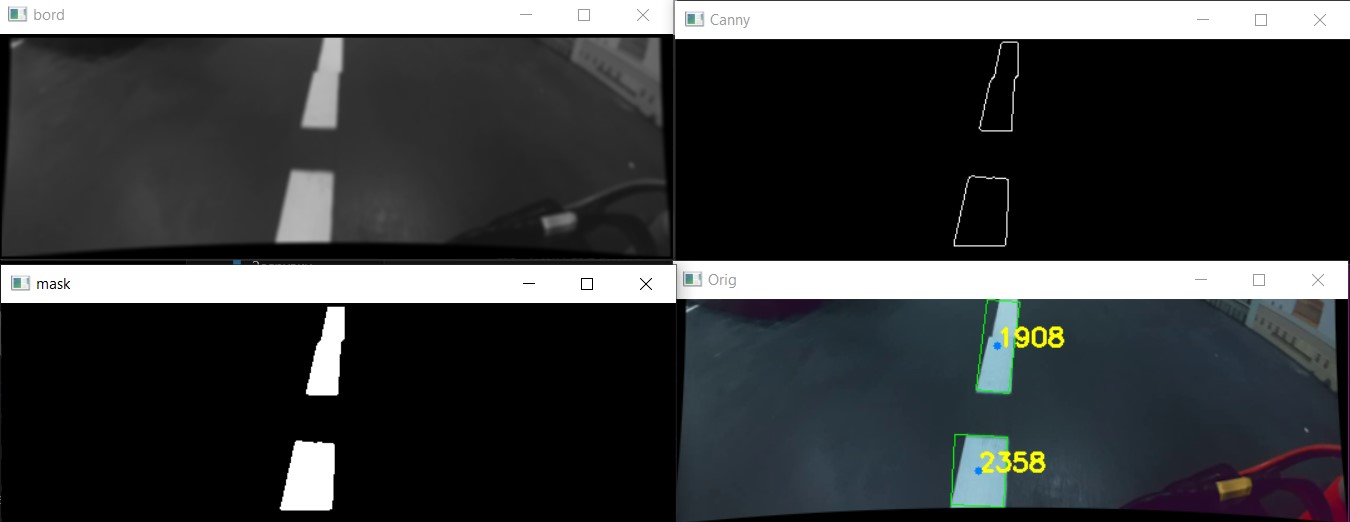
#> input picture road_lines.jpg, 1350 x 522 px, given in place of 1080.mp4, which was not available
$ python recog_lines_crop.py
#> lines starting #> are read from the running program, lines starting #| are printed output that depends on the picture; after the words box and inside, x2 and y2 are one past the last pixel; in counts of white or black regions, pixels touching at a corner belong together; pictures that were not available may be replaced by others from this repository, and a replacement may not be noted
import cv2
import numpy as np
import time

frame_width = 2592
frame_height = 1944
focal_length_mm = 0.87  # фокусное расстояние в мм
sensor_diagonal_mm = 4  # диагональ сенсора в мм
aspect_ratio = 4/3  # соотношение сторон кадра
sensor_width_mm = 3.39
sensor_height_mm = 2.54
pixel_width_mm = sensor_width_mm / frame_width
pixel_height_mm = sensor_height_mm / frame_height
f_x = focal_length_mm / pixel_width_mm
f_y = focal_length_mm / pixel_height_mm

c_x = 540 / 2
c_y = 320 / 2
camera_matrix = np.array([[f_x, 0, c_x],
                          [0, f_y, c_y],
                          [0, 0, 1]], dtype=np.float32)
k1 = -0.3  # Параметр радиального искажения
dist_coeffs = np.array([k1, 0, 0, 0, 0], dtype=np.float32)


def distor_corr(frame):
    h, w = frame.shape[:2]
    new_camera_matrix, roi = cv2.getOptimalNewCameraMatrix(
        camera_matrix, dist_coeffs, (w, h), 1, (w, h))
    undistorted_frame = cv2.undistort(
        frame, camera_matrix, dist_coeffs, None, new_camera_matrix)
    return undistorted_frame


# Open the video file
cap = cv2.VideoCapture('1080.mp4')

# Variable to control the pause state
is_paused = False
current_frame_index = 0


def read_frame(frame_index):
    cap.set(cv2.CAP_PROP_POS_FRAMES, frame_index)
    ret, frame = cap.read()
    return ret, frame

#######################


def process_frame(frame, edges):

    lines = cv2.HoughLinesP(edges, 1, 1*np.pi / 180,
                            threshold=30, minLineLength=50, maxLineGap=100)

    if lines is not None:
        for line in lines:
            x1, y1, x2, y2 = line[0]
            cv2.line(frame, (x1, y1), (x2, y2), (0, 0, 255), 1)

    return frame


def order_points(pts):
    # Сортировка по Y-координате (pts[:, 1]) сначала, затем по X-координате (pts[:, 0])
    sorted_pts = pts[np.lexsort((pts[:, 0], pts[:, 1]))]

    # Упорядочивание точек для образования прямоугольника
    rect = np.zeros((4, 2), dtype=pts.dtype)

    if sorted_pts[0, 0] < sorted_pts[1, 0]:
        rect[0] = sorted_pts[0]
        rect[1] = sorted_pts[1]
    else:
        rect[0] = sorted_pts[1]
        rect[1] = sorted_pts[0]

    if sorted_pts[2, 0] < sorted_pts[3, 0]:
        rect[2] = sorted_pts[3]
        rect[3] = sorted_pts[2]
    else:
        rect[2] = sorted_pts[2]
        rect[3] = sorted_pts[3]

    return rect

#########################


def crop_triangle(image, base_angle_deg):
    height, width = image.shape[:2]

    # Define the triangle vertices
    base_length = width  # Full width as the base of the triangle
    base_angle_rad = np.deg2rad(base_angle_deg)

    # Calculate triangle vertices
    vertices = np.array([
        [[0, height],                                      # Bottom-left corner
         # Bottom-right corner
         [width, height],
         [width//2 - int((width * np.tan(base_angle_rad))/2), 0],  # Top vertex
         [width//2 + int((width * np.tan(base_angle_rad))/2), 0]]  # Top vertex
    ])

    # Create a black mask with the same dimensions as the image
    mask = np.zeros((height, width), dtype=np.uint8)

    # Fill the triangle region in the mask with white (255)
    cv2.fillPoly(mask, vertices, 255)

    # Apply the mask to the image to extract the triangle region
    result = cv2.bitwise_and(image, image, mask=mask)

    return result


sk = 10
top, bottom, left, right = [sk, sk, sk, sk]  # толщина рамки

start_frame = 360  # 1000
end_frame = 3000
# Read the first frame at the start_frame index
current_frame_index = start_frame
ret, frame = read_frame(current_frame_index)
#> in read_frame, frame is the input picture: shape (522, 1350, 3); mean B, G, R 62.1, 60.9, 58.8
#> ret = True


while True:
    if not is_paused:
        # Read a frame from the video capture
        ret, frame = read_frame(current_frame_index)
        if not ret or current_frame_index > end_frame:
            break

        current_frame_index += 1
    else:
        key = cv2.waitKey(1) & 0xFF
        if key == ord('q'):
            break
        elif key == ord('p'):  # Pause/resume on 'p' key
            is_paused = not is_paused
        continue

    frame = cv2.resize(frame, (540, 360))
#> frame: shape (360, 540, 3)
    frame = distor_corr(frame)
#> in distor_corr, `undistorted_frame = cv2.undistort( frame, camera_matrix, dist_coeffs, ..`:
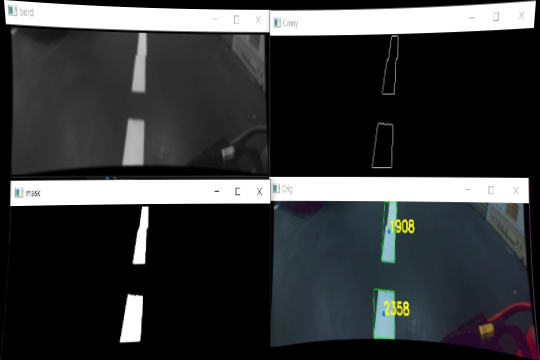
#> undistorted_frame: shape (360, 540, 3); mean B, G, R 57.6, 56.4, 54.6

    # frame[:int(frame.shape[0]*0.5), :] = 0
    frame = frame[int(frame.shape[0]*0.5):, :]
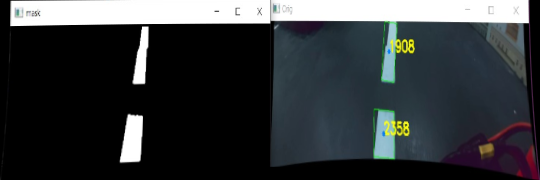
#> frame: shape (180, 540, 3); mean B, G, R 59.1, 56.6, 53
    # frame = frame[:, 300:frame.shape[1] - 300]
    # frame = crop_triangle(frame, 0.1)

    gray = cv2.cvtColor(frame, cv2.COLOR_BGR2GRAY)
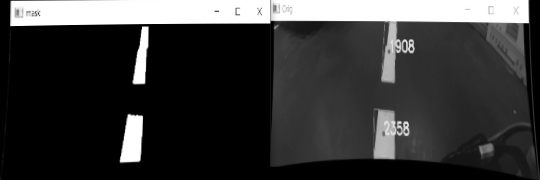
#> gray: shape (180, 540); min 0, max 255, mean 55.8
    blur = cv2.GaussianBlur(gray, (5, 5), 1.5)
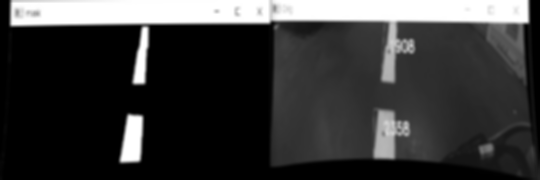
#> blur: shape (180, 540); min 0, max 255, mean 55.9
    # eqhist = cv2.equalizeHist(gray)

    # bord = cv2.copyMakeBorder(blur, 2*top, 2*bottom, 2*left, 2*right, cv2.BORDER_CONSTANT, value=[0,0,0])
    # bord = cv2.copyMakeBorder(bord, top, bottom, left, right, cv2.BORDER_CONSTANT, value=[255,255,255])
    bord = cv2.rectangle(
        blur, (1, 1), (frame.shape[1]-1, frame.shape[0]-1), (0, 0, 0), 2)

    mask = np.where(bord >= 144, 255, 0).astype(np.uint8)
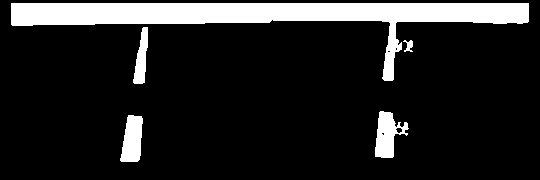
#> mask: shape (180, 540); 13.6% white; 5 white regions, box (x1, y1, x2, y2) and area: (11, 3, 529, 81) 10951, (375, 111, 409, 158) 893, (120, 115, 143, 162) 814, (133, 27, 148, 84) 514, (403, 40, 413, 52) 69

    edges = cv2.Canny(mask, 50, 150)
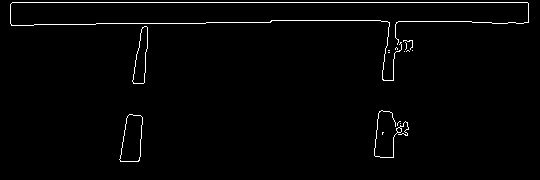
#> edges: shape (180, 540); 1.7% white in thin lines or dots, all inside (x1, y1, x2, y2) = (10, 2, 529, 162)

    # hough = process_frame(frame, edges)

    cnt_simple = []
    cnt_oi = []

    contours, _ = cv2.findContours(
        edges, cv2.RETR_EXTERNAL, cv2.CHAIN_APPROX_SIMPLE)
#> contours = 15 contours, 12 with area under 20; largest, box (x1, y1, x2, y2) and area: (119, 114, 143, 162) 806, (132, 26, 148, 84) 502, (374, 110, 409, 158) 24
    for i, cn in enumerate(contours):
        isOI = False
        # [27 lines of commented-out code are left out]

        rect = cv2.minAreaRect(cn)
        box = cv2.boxPoints(rect)
        box = np.int0(box)
        box = np.int0(order_points(box))

        cv2.drawContours(frame, [box], -1, (0, 255, 0), 1)
        area = cv2.contourArea(box)

        if 1000 < area:
            cX = 0
            cY = 0
            for i, p in enumerate(box):
                cX += p[0]
                cY += p[1]
                # cv2.putText(frame, f'{i}', p, cv2.FONT_HERSHEY_SIMPLEX, 0.67, (0, 0, 255), 2)
            cX = int(cX/len(box))
            cY = int(cY/len(box))
            cv2.putText(frame, f'{round(area)}', (cX, cY),
                        cv2.FONT_HERSHEY_SIMPLEX, 0.67, (0, 255, 255), 2)
            cv2.circle(frame, (cX, cY), 3, (255, 128, 0), -1)

            m_top = (box[0]+box[1])//2
            m_bott = (box[3]+box[2])//2

            # cv2.circle(frame, m_top, 4, (0,0,255), -1)
            # cv2.circle(frame, m_bott, 4, (0,0,255), -1)

            delta_x = m_top[0] - m_bott[0]
            delta_y = m_top[1] - m_bott[1]
            theta_rad = np.arctan2(delta_y, delta_x)
            theta_deg = -int(np.degrees(theta_rad))
            # cv2.putText(frame, f'{theta_deg}', (cX, cY), cv2.FONT_HERSHEY_SIMPLEX, 0.67, (0, 0, 255), 2)

            if area >= 16000:
                cv2.circle(frame, (cX, cY), 5, (0, 0, 255), -1)
                isOI = True
                cnt_oi.append((i, cX, cY, area, theta_deg, isOI))
            else:
                cnt_simple.append((i, cX, cY, area, theta_deg, isOI))
#> this loop made 15 passes
#> (isOI, box, sorted_pts in order_points, area, cX, cY, m_top, m_bott) on passes 5, 15: (False, [[377, 109], [409, 112], [404, 159], [373, 156]], [[377, 109], [409, 112], [373, 156], [404, 159]], 1494, 390, 134, [393, 110], [388, 157]), (True, [[10, 2], [528, 2], [528, 80], [10, 80]], [[10, 2], [528, 2], [10, 80], [528, 80]], 40404, 269, 41, [269, 2], [269, 80])
#> (isOI, box, sorted_pts in order_points, area) on passes 4, 13, 14: (False, [[126, 112], [146, 116], [138, 164], [118, 160]], [[126, 112], [146, 116], [118, 160], [138, 164]], 992), (False, [[403, 40], [412, 40], [412, 49], [403, 49]], [[403, 40], [412, 40], [403, 49], [412, 49]], 81), (False, [[137, 25], [149, 26], [143, 84], [131, 82]], [[137, 25], [149, 26], [131, 82], [143, 84]], 699)
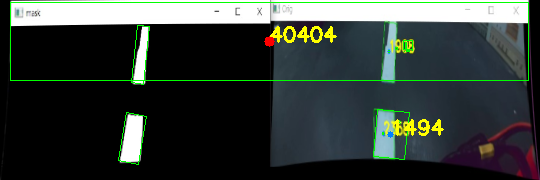
#> frame: shape (180, 540, 3); 2.78% of pixels changed, all inside (x1, y1, x2, y2) = (10, 2, 529, 165)
#> after the loop, cnt_oi = [(3, 269, 41, 40404, 90, True)]; cnt_simple = [(3, 390, 134, 1494, 83, False)]

    if len(cnt_oi) > 0:
        if len(cnt_oi) > 1:
            print('pizdec')
        else:
            if len(cnt_simple) > 0:
                oi_data = cnt_oi[0]
#> oi_data = (3, 269, 41, 40404, 90, True)
                mean_y = int(sum(cnt[2] for cnt in cnt_simple)/len(cnt_simple))
#> mean_y = 134
                if len(cnt_simple) >= 3:
                    if mean_y < oi_data[2]:
                        print('ПЕРЕКРЁСОК БУДЕТ')
                    elif mean_y > oi_data[2]:
                        print('ПЕРЕКРЁСОК БЫЛ')
                    else:
                        print('ERR че за хуйня')
                else:
                    print("ПОВОРОТ")  ##### СЛАБОЕ МЕСТО СРАЗУ ПОСЛЕ ПРОЕЗДА ПЕРЕХОДА (пизда логике)
            else:
                print('ПОВРОТ 100%')


        #

    # cv2.imshow('eq', eqhist)
    cv2.imshow('g', blur)
    cv2.imshow('Canny', edges)

    cv2.imshow('mask', mask)

    cv2.imshow('bord', bord)
    cv2.imshow('Orig', frame)
   # cv2.imshow('Lines', hough)

    time.sleep(0.1)
    # Handle key events
    key = cv2.waitKey(1) & 0xFF
#> (key q is pressed here)
    if key == ord('q'):
        break
    elif key == ord('p'):  # Pause/resume on 'p' key
        is_paused = not is_paused
    elif is_paused:
        if key == ord('n'):  # Move to next frame
            current_frame_index += 1
            ret, frame = read_frame(current_frame_index)
            if not ret:
                current_frame_index -= 1  # Stay at the last frame if end is reached
        elif key == ord('b'):  # Move to previous frame
            current_frame_index -= 1
            if current_frame_index < 0:
                current_frame_index = 0  # Stay at the first frame if beginning is reached
            ret, frame = read_frame(current_frame_index)

cap.release()
cv2.destroyAllWindows()

$ run again, on signs.jpg
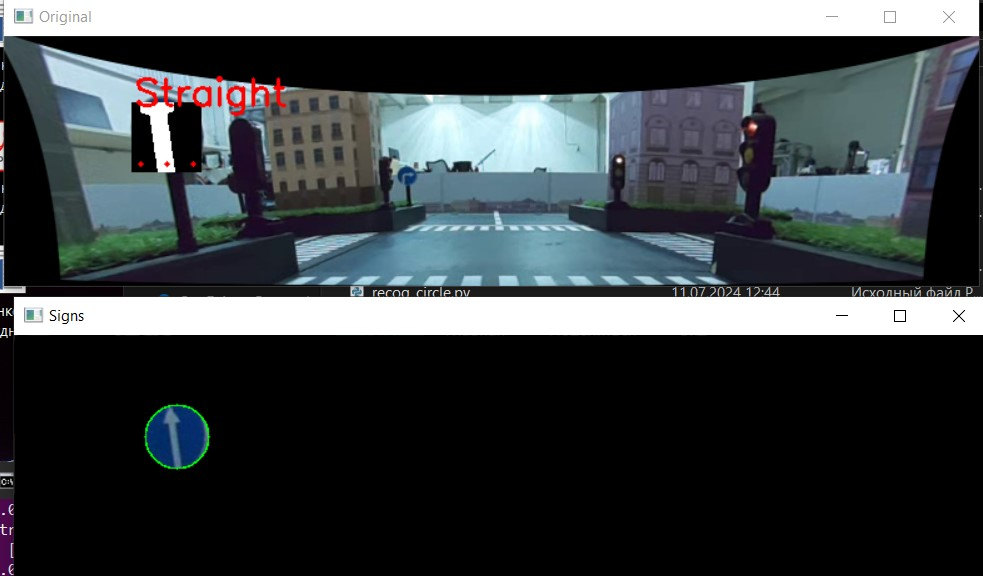
#> input picture signs.jpg, 983 x 576 px, given in place of 1080.mp4, which was not available
#> in read_frame, frame is the input picture: shape (576, 983, 3); mean B, G, R 71, 68.1, 62.5
#> ret = True
#> `mask = np.where(bord >= 144, 255, 0).astype(np.uint8)`:
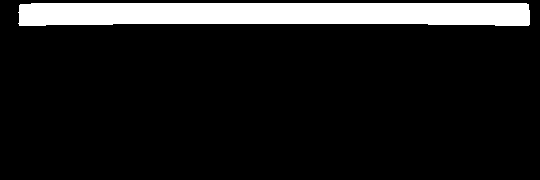
#> mask: shape (180, 540); 11.3% white; 1 white region, box (x1, y1, x2, y2) and area: (18, 3, 530, 26) 10968
#> edges: shape (180, 540); 1.1% white in thin lines or dots, all inside (x1, y1, x2, y2) = (18, 2, 530, 26)
#> contours = 1 contour; box (x1, y1, x2, y2) and area: (18, 2, 530, 26) 10966
#> the loop `for i, cn in enumerate(contours):` made 1 pass
#> (isOI, box, sorted_pts in order_points, area, cX, cY, m_top) on pass 1: (False, [[18, 2], [529, 2], [529, 25], [18, 25]], [[18, 2], [529, 2], [18, 25], [529, 25]], 11753, 273, 13, [273, 2])
#> after the loop `for i, cn in enumerate(contours):`:
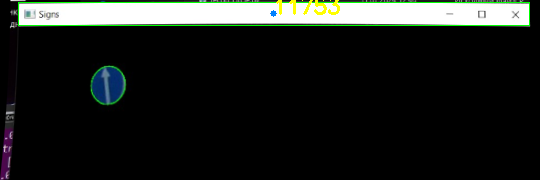
#> frame: shape (180, 540, 3); mean B, G, R 30, 33, 29.9
#> after the loop `for i, cn in enumerate(contours):`: cnt_oi = []; cnt_simple = [(3, 273, 13, 11753, 90, False)]

$ run again, on turn.jpg
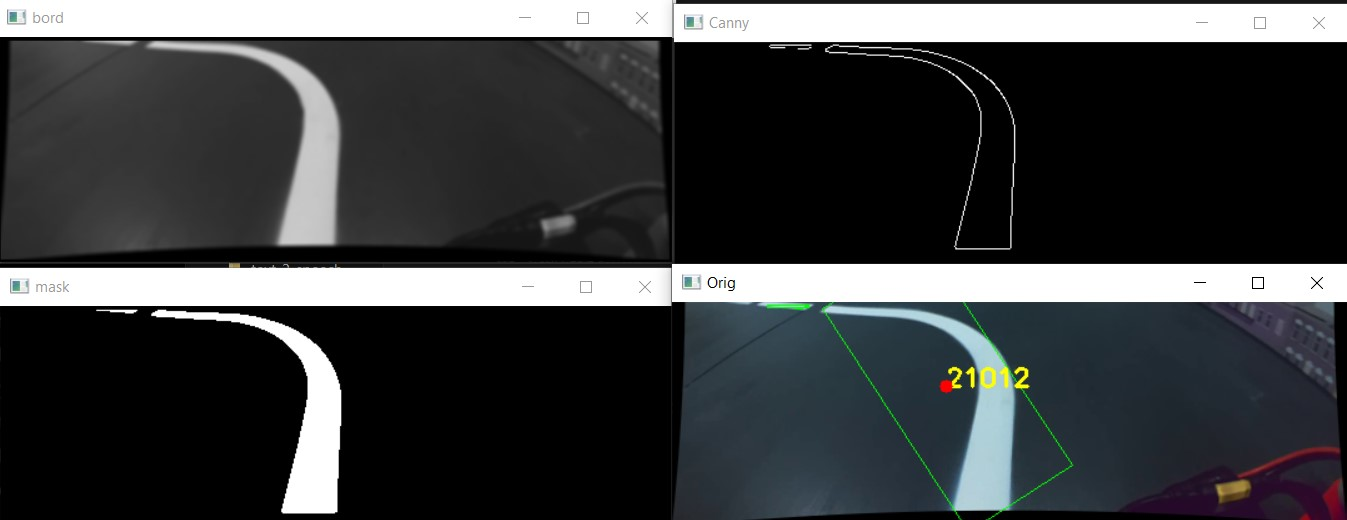
#> input picture turn.jpg, 1347 x 520 px, given in place of 1080.mp4, which was not available
#> in read_frame, frame is the input picture: shape (520, 1347, 3); mean B, G, R 65.5, 64, 61.9
#> ret = True
#> `mask = np.where(bord >= 144, 255, 0).astype(np.uint8)`:
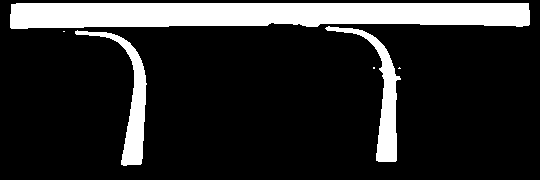
#> mask: shape (180, 540); 16.5% white; 6 white regions (3 under 20 px), largest, box (x1, y1, x2, y2) and area: (10, 3, 530, 29) 11877, (325, 26, 401, 162) 2080, (75, 30, 147, 166) 2058
#> edges: shape (180, 540); 1.9% white in thin lines or dots, all inside (x1, y1, x2, y2) = (9, 2, 530, 166)
#> contours = 5 contours, 2 with area under 20; largest, box (x1, y1, x2, y2) and area: (9, 2, 530, 29) 11893, (325, 26, 401, 162) 2078, (74, 30, 147, 166) 2054
#> the loop `for i, cn in enumerate(contours):` made 5 passes
#> (box, sorted_pts in order_points, area, cX, cY, m_top, m_bott, delta_x) on passes 2, 4, 5: ([[73, 30], [124, 12], [173, 152], [122, 170]], [[124, 12], [73, 30], [173, 152], [122, 170]], 8022, 123, 91, [98, 21], [147, 161], -49), ([[324, 27], [373, 8], [427, 148], [378, 167]], [[373, 8], [324, 27], [427, 148], [378, 167]], 7886, 375, 87, [348, 17], [402, 157], -54), ([[9, 2], [529, 2], [529, 28], [9, 28]], [[9, 2], [529, 2], [9, 28], [529, 28]], 13520, 269, 15, [269, 2], [269, 28], 0)
#> after the loop `for i, cn in enumerate(contours):`:
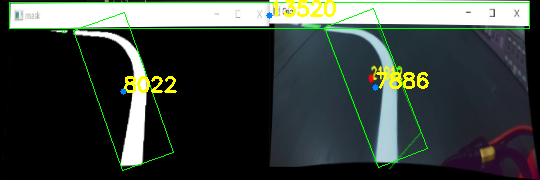
#> frame: shape (180, 540, 3); mean B, G, R 60.7, 66, 57.9
#> after the loop `for i, cn in enumerate(contours):`: cnt_oi = []; cnt_simple = [(3, 123, 91, 8022, 109, False), (3, 375, 87, 7886, 111, False), (3, 269, 15, 13520, 90, False)]
